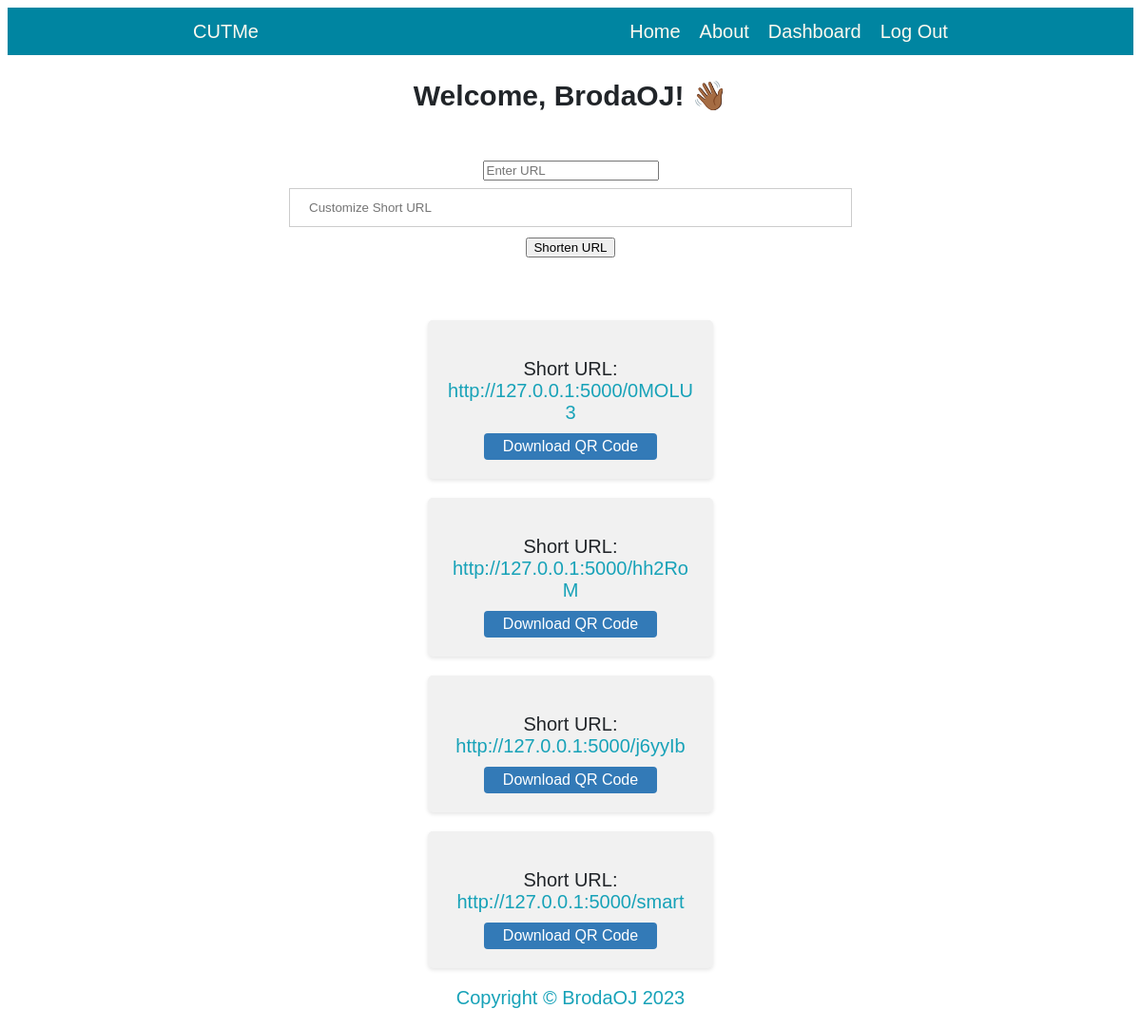
/ (signed in), run on the app's committed database.
### app.py (models this page shows, shortened)
class User(db.Model, UserMixin):
    __tablename__ = 'users'
    id = db.Column(db.Integer, primary_key=True)
    username = db.Column(db.String(50), unique=True, nullable=False)
    password = db.Column(db.String(100), nullable=False)
    created_urls = db.relationship('URL', backref='created_by', foreign_keys='URL.user_id')

class URL(db.Model):
    __tablename__ = 'urls'
    id = db.Column(db.Integer, primary_key=True)
    short_code = db.Column(db.String(6), unique=True, nullable=False)
    long_url = db.Column(db.String)
    short_url = db.Column(db.String)
    custom_short_url = db.Column(db.String)  # Add custom_short_url attribute
    user_id = db.Column(db.Integer, db.ForeignKey('users.id'))
    created_at = db.Column(db.DateTime, default=datetime.utcnow)
    clicks = db.relationship('Analytics', backref='url', lazy='dynamic')

### app.py (the view)
@app.route('/')
@limiter.limit('10/minute')
@login_required
def index():
    user = current_user
    urls = user.created_urls
    return render_template('index.html', user=user, urls=urls)

### app.py (called while the page is built)
@login_manager.user_loader
def load_user(user_id):
    return User.query.get(int(user_id))

### templates/index.html (shortened to what this page needs)
{% extends 'layout.html' %}
{% block content %}
    {% if current_user.is_authenticated %}
        <h2>Welcome, {{ current_user.username }}! <span class="wave">👋🏾</span></h2>
        <br>
        <form method="POST" action="/shorten">
            <input type="url" name="url" placeholder="Enter URL" required>
            <input type="text" name="custom_short_url" placeholder="Customize Short URL">
            <button type="submit">Shorten URL</button>
        </form>
        <br>
        <br>
        <div class="link-card-container">
        {% for url in urls %}
            <div class="link-card">
                <p>Short URL: <a href="{{ url.short_url }}">{{ url.short_url }}</a></p>
                <a href="{{ url_for('download_qr_code', url_id=url.id) }}" class="download-button">Download QR Code</a>
            </div>
        {% endfor %}
        </div>
    {% endif %}
{% endblock content %}

### static/css/style.css (style rules this page uses)
* { font-family: Arial, Helvetica, sans-serif; box-sizing: border-box; }
body { font-size:20px; color:#212529; text-align: center; font-family:Lora,'Times New Roman',serif, }
a { text-decoration: none; color: #17a2b8; overflow-wrap: break-word; }
input[type=text], input[type=password] { width: 100%; padding: 12px 20px; margin: 8px 0; display: inline-block; border: 1px solid #ccc; box-sizing: border-box; }
.link-card-container { display: flex; flex-wrap: wrap; justify-content: center; gap: 20px; margin-top: 20px; }
.link-card { background-color: #f1f1f1; padding: 20px; width: 300px; border-radius: 5px; box-shadow: 0 2px 4px rgba(0, 0, 0, 0.1); }
.link-card p { margin-bottom: 10px; }
.link-card a { text-decoration: none; }
.download-button { display: inline-block; padding: 5px 20px; background-color: #337ab7; color: #fff; border: none; border-radius: 4px; text-decoration: none; font-size: 16px; cursor: pointer; }

### data on the page
User: username "BrodaOJ"
URL: short_url "http://127.0.0.1:5000/0MOLU3"
URL: short_url "http://127.0.0.1:5000/hh2RoM"
URL: short_url "http://127.0.0.1:5000/j6yyIb"
URL: short_url "http://127.0.0.1:5000/smart"
